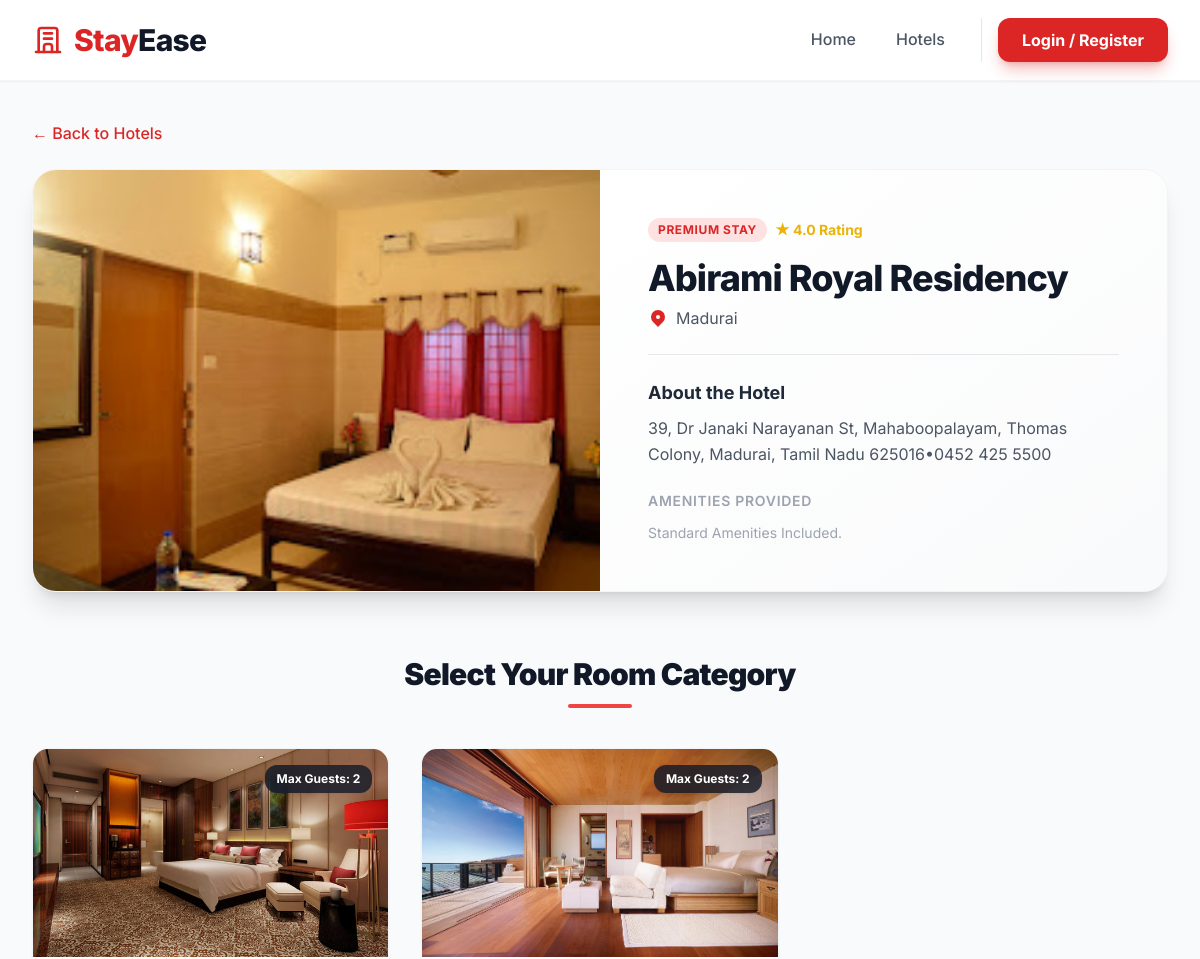
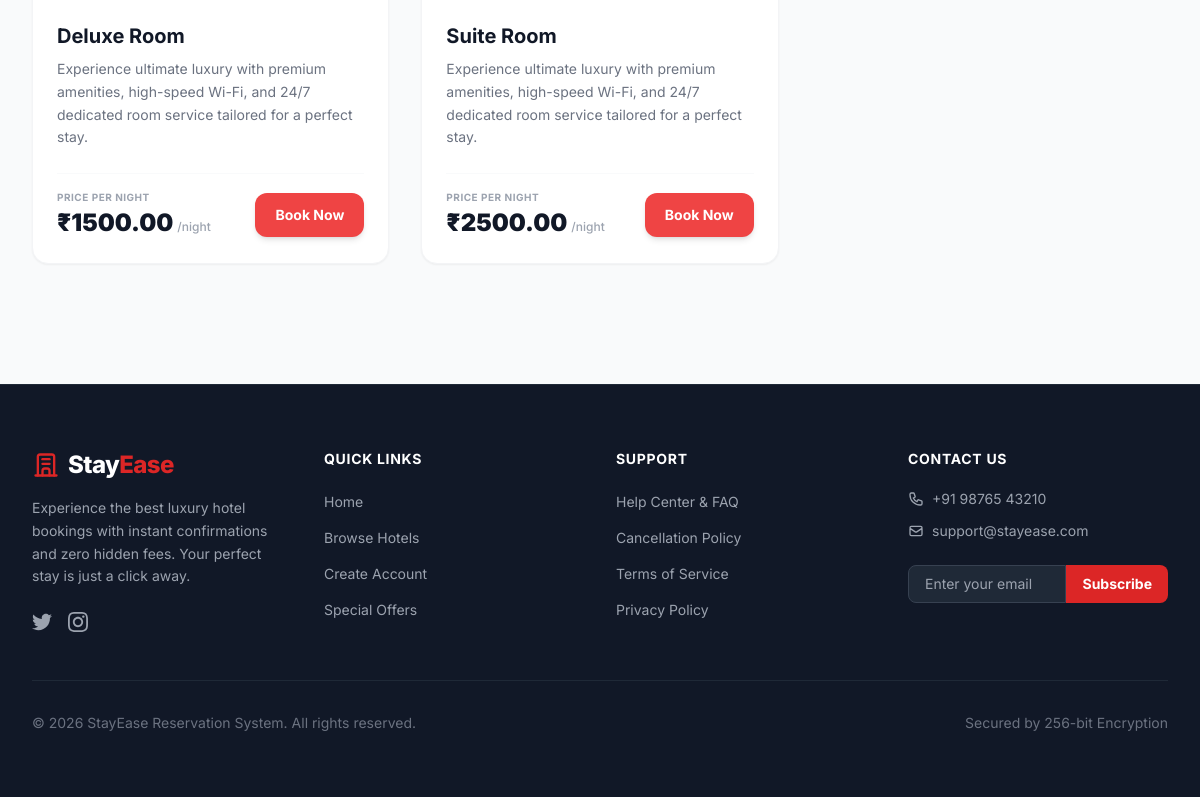
Screenshot of /hotel/1/ with the database file from the repository (2 pictures, top to bottom).
### apps/hotels/models.py (models this page shows, shortened)
class Hotel(models.Model):
    name = models.CharField(max_length=200)
    location = models.CharField(max_length=200)
    description = models.TextField()
    image = models.ImageField(upload_to='hotels/')
    star_rating = models.IntegerField(default=3, validators=[MinValueValidator(1), MaxValueValidator(5)])
    has_ac = models.BooleanField(default=True, verbose_name="AC Available")
    has_breakfast = models.BooleanField(default=False, verbose_name="Free Breakfast")
    has_pool = models.BooleanField(default=False, verbose_name="Swimming Pool")
    has_parking = models.BooleanField(default=True, verbose_name="Free Parking")
    is_popular = models.BooleanField(default=False, verbose_name="Trending/Popular Stay")
    created_at = models.DateTimeField(auto_now_add=True)

class RoomCategory(models.Model):
    hotel = models.ForeignKey(Hotel, on_delete=models.CASCADE, related_name='categories')
    type_name = models.CharField(max_length=100) # e.g., Deluxe Suite, Standard AC
    price_per_night = models.DecimalField(max_digits=12, decimal_places=2)
    capacity = models.IntegerField(default=2)
    image = models.ImageField(upload_to='rooms/', null=True, blank=True)

### apps/hotels/views.py (the view)
# urls.py: path('hotel/<int:pk>/', HotelDetailView.as_view(), name='hotel_detail'),
class HotelDetailView(DetailView):
    model = Hotel
    template_name = 'hotels/hotel_detail.html'
    context_object_name = 'hotel'
    def get_context_data(self, **kwargs):
        context = super().get_context_data(**kwargs)
        context['categories'] = self.object.categories.all()
        return context

### templates/hotels/hotel_detail.html (shortened to what this page needs)
{% extends 'base.html' %}
{% block content %}
<div class="max-w-7xl mx-auto px-4 sm:px-6 lg:px-8 py-10">
    <a href="{% url 'hotel_list' %}" class="text-primary font-medium hover:underline flex items-center mb-6">
        ← Back to Hotels
    </a>
    <div class="bg-white rounded-3xl shadow-xl overflow-hidden mb-10 border border-gray-100">
        <div class="grid grid-cols-1 lg:grid-cols-2 gap-0">
            <div class="h-[400px] lg:h-full min-h-[350px] bg-gray-200">
    {% if hotel.image %}
        <img src="{{ hotel.image.url }}" alt="{{ hotel.name }}" class="w-full h-full object-cover">
    {% else %}
        <div class="w-full h-full flex items-center justify-center text-gray-500">No Image Available</div>
    {% endif %}
</div>
            <div class="p-8 lg:p-12 flex flex-col justify-between bg-gradient-to-br from-white to-gray-50">
                <div>
                    <div class="flex items-center space-x-2 mb-4">
                        <span class="bg-red-100 text-primary text-xs font-bold px-2.5 py-1 rounded-full uppercase tracking-wider">Premium Stay</span>
                        <span class="text-yellow-500 text-sm font-bold">★ {{ hotel.star_rating }}.0 Rating</span>
                    </div>
                    <h1 class="text-3xl lg:text-4xl font-extrabold text-gray-900 tracking-tight mb-2">{{ hotel.name }}</h1>
                    <p class="text-gray-600 flex items-center mb-6">
                        <svg class="w-5 h-5 mr-2 text-primary" fill="currentColor" viewBox="0 0 20 20"><path fill-rule="evenodd" d="M5.05 4.05a7 7 0 119.9 9.9L10 18.9l-4.95-4.95a7 7 0 010-9.9zM10 11a2 2 0 100-4 2 2 0 000 4z" clip-rule="evenodd"></path></svg>
                        {{ hotel.location }}
                    </p>
                    <hr class="border-gray-200 mb-6">
                    <h3 class="text-lg font-bold text-gray-800 mb-2">About the Hotel</h3>
                    <p class="text-gray-600 leading-relaxed mb-6">{{ hotel.description }}</p>
                </div>
                <div>
                    <h3 class="text-sm font-semibold uppercase tracking-wider text-gray-400 mb-3">Amenities Provided</h3>
                    <div class="flex flex-wrap gap-2">
                        {% for amenity in hotel.amenities.all %}
                            <span class="bg-white border border-gray-200 text-gray-700 text-sm px-4 py-1.5 rounded-full shadow-sm flex items-center">
                                {{ amenity.name }}
                            </span>
                        {% empty %}
                            <span class="text-gray-400 text-sm">Standard Amenities Included.</span>
                        {% endfor %}
                    </div>
                </div>
            </div>
        </div>
    </div>
    <div class="mt-16">
        <div class="flex flex-col items-center mb-10 text-center">
            <h2 class="text-3xl font-black text-gray-900 tracking-tight">Select Your Room Category</h2>
            <div class="w-16 h-1 bg-red-500 mt-3 rounded-full"></div>
        </div>
        <div class="grid grid-cols-1 md:grid-cols-2 lg:grid-cols-3 gap-8">
            {% for cat in hotel.categories.all %}
                <div class="bg-white rounded-2xl border border-gray-100 overflow-hidden shadow-sm hover:shadow-2xl transition-all duration-300 flex flex-col group">
                    <div class="h-52 overflow-hidden relative bg-gray-100">
                        {% if cat.image %}
                            <img src="{{ cat.image.url }}" class="w-full h-full object-cover group-hover:scale-105 transition duration-500" alt="{{ cat.type_name }}">
                        {% else %}
                            <img src="https://images.unsplash.com/photo-1611892440504-42a792e24d32?w=600&q=80" class="w-full h-full object-cover group-hover:scale-105 transition duration-500" alt="Room Default">
                        {% endif %}
                        <div class="absolute top-4 right-4 bg-gray-900/80 backdrop-blur-md px-3 py-1.5 rounded-xl text-xs font-bold text-white shadow-sm flex items-center space-x-1">
                            <span>Max Guests: {{ cat.capacity }}</span>
                        </div>
                    </div>
                    <div class="p-6 flex-1 flex flex-col justify-between">
                        <div>
                            <h3 class="text-xl font-bold text-gray-900 mb-2 group-hover:text-red-500 transition duration-300">
                                {{ cat.type_name }}
                            </h3>
                            <p class="text-gray-500 text-sm leading-relaxed mb-6">
                                Experience ultimate luxury with premium amenities, high-speed Wi-Fi, and 24/7 dedicated room service tailored for a perfect stay.
                            </p>
                        </div>
                        <div class="pt-4 border-t border-gray-50 flex items-center justify-between">
                            <div>
                                <p class="text-[10px] text-gray-400 uppercase font-bold tracking-wider mb-0.5">Price per night</p>
                                <div class="flex items-baseline space-x-1">
                                    <span class="text-2xl font-black text-gray-900">₹{{ cat.price_per_night }}</span>
                                    <span class="text-gray-400 text-xs font-medium">/night</span>
                                </div>
                            </div>
                            <a href="{% url 'book_room' cat.id %}" class="bg-red-500 text-white text-sm font-bold px-5 py-3 rounded-xl hover:bg-red-600 transition-all duration-300 shadow-md hover:shadow-red-500/20 transform active:scale-95">
                                Book Now
                            </a>
                        </div>
                    </div>
                </div>
            {% empty %}
                <div class="col-span-full text-center py-12 bg-gray-50 rounded-2xl border border-dashed border-gray-200">
                    <p class="text-gray-400 font-medium text-sm">No active room categories registered under this hotel yet.</p>
                </div>
            {% endfor %}
        </div>
    </div>
</div>
{% endblock %}

### templates/base.html (style rules this page uses)
body { font-family: 'Inter', sans-serif; }

### rows the page displays
Hotel: image (picture), star_rating "4", name "Abirami Royal Residency", location "Madurai", description "39, Dr Janaki Narayanan St, Mahaboopalayam, Thomas Colony, Madurai, Tamil Nadu 625016•0452 425 5500"
RoomCategory: image (picture), capacity "2", type_name "Deluxe Room", price_per_night "1500.00"
RoomCategory: image (picture), capacity "2", type_name "Suite Room", price_per_night "2500.00"
